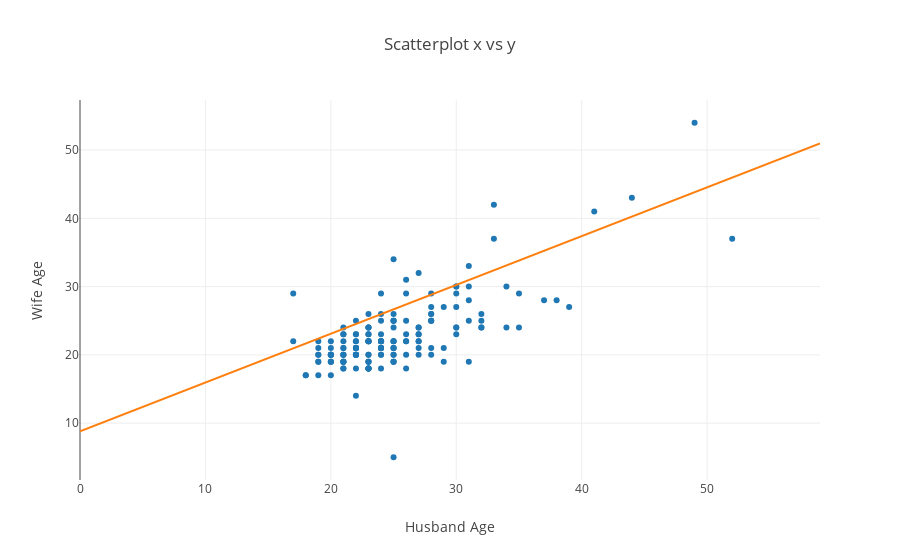

Notebook source saved alongside this figure:
### Markdown cell above
## Question 2 
(20 Points) OpenIntro Statistics 7.4 - Identify relationships, Part II. For each of the six plots on page 357 (image attached here - 7_4_Image.png), identify the strength of the relationship (e.g. weak, moderate, or strong) in the data and whether fitting a linear model would be reasonable.

#### a. Strong , linear.
#### b. Strong, non linear

#### c. Strong, linear

#### d. Weak, linear

#### e. weak, linear

#### f. moderate, linear

## Question 3
(20 Points) OpenIntro Statistics 7.8 - Match the correlation, Part II. Match the calculated correlations (below) to the corresponding scatterplot (image attached here - 7_8_Image.png) .

#### a) r = 0.49 = 2

#### b) r = -0.48 = 4

#### c) r = -0.03 = 3

#### d) r = -0.85 = 1

## Question 4
Husbands and Wives - Using the attached dataset (husbandsWives.csv), please answer the following questions:

### Code cell
husbandWives = pd.read_csv("husbandsWives.csv")
husbandAgeData = husbandWives[(husbandWives.Age_Husb_at_Marriage > 0) & (husbandWives.Age_Wife_At_Marriage > 0)].Age_Husb_at_Marriage
wifeAgeData = husbandWives[(husbandWives.Age_Husb_at_Marriage > 0) & (husbandWives.Age_Wife_At_Marriage > 0)].Age_Wife_At_Marriage

trace = go.Scatter(
    x = husbandAgeData,
    y = wifeAgeData,
    mode = 'markers'
)
trace2 = go.Scatter(
    x = np.arange(60),
    y = np.add(np.multiply(np.arange(60), 0.7148), 8.7954),
    mode = 'lines',
    name = 'lines'
)


layout= go.Layout(
    title= 'Scatterplot x vs y',
    xaxis= dict(
        title= 'Husband Age',
    ),
    yaxis=dict(
        title= 'Wife Age',
    ),
    showlegend= False
)

fig= go.Figure(data=[trace, trace2], layout=layout)
iplot(fig)

### Figure 1 — Plotly figure (JSON) as saved in the notebook; plotly's stock layout.template omitted (floating-point values rounded to 4 significant figures; data arrays with more than 128 entries replaced by an {"elided": "..."} marker saying what was removed)
{"data": [{"mode": "markers", "type": "scatter", "x": {"elided": "169 int values"}, "y": {"elided": "169 int values"}}, {"mode": "lines", "name": "lines", "type": "scatter", "x": [0, 1, 2, 3, 4, 5, 6, 7, 8, 9, 10, 11, 12, 13, 14, 15, 16, 17, 18, 19, 20, 21, 22, 23, 24, 25, 26, 27, 28, 29, 30, 31, 32, 33, 34, 35, 36, 37, 38, 39, 40, 41, 42, 43, 44, 45, 46, 47, 48, 49, 50, 51, 52, 53, 54, 55, 56, 57, 58, 59], "y": [8.795, 9.51, 10.23, 10.94, 11.65, 12.37, 13.08, 13.8, 14.51, 15.23, 15.94, 16.66, 17.37, 18.09, 18.8, 19.52, 20.23, 20.95, 21.66, 22.38, 23.09, 23.81, 24.52, 25.24, 25.95, 26.67, 27.38, 28.09, 28.81, 29.52, 30.24, 30.95, 31.67, 32.38, 33.1, 33.81, 34.53, 35.24, 35.96, 36.67, 37.39, 38.1, 38.82, 39.53, 40.25, 40.96, 41.68, 42.39, 43.11, 43.82, 44.54, 45.25, 45.97, 46.68, 47.39, 48.11, 48.82, 49.54, 50.25, 50.97]}], "layout": {"showlegend": false, "title": "Scatterplot x vs y", "xaxis": {"title": "Husband Age"}, "yaxis": {"title": "Wife Age"}}}
